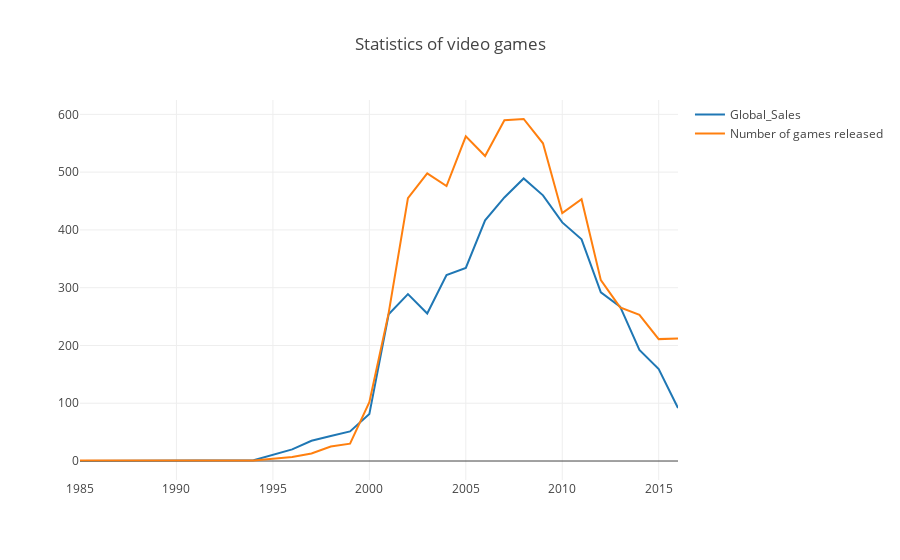

Here is the notebook cell this chart was saved with:
### Code cell
years_df = df.groupby('Year_of_Release').agg({'Global_Sales': sum, 'Name': len})
years_df.columns = ['Global_Sales', 'Number_of_Games']

trace0 = go.Scatter(
    x=years_df.index,
    y=years_df.Global_Sales,
    name='Global_Sales'
)
trace1 = go.Scatter(
    x=years_df.index,
    y=years_df.Number_of_Games,
    name='Number of games released'
)

data=[trace0, trace1]
layout = {'title': 'Statistics of video games'}

fig = go.Figure(data=data, layout=layout)
iplot(fig, show_link=False)

### Figure 1 — Plotly figure (JSON) as saved in the notebook; plotly's stock layout.template omitted (floating-point values rounded to 4 significant figures)
{"data": [{"name": "Global_Sales", "type": "scatter", "x": [1985, 1988, 1992, 1994, 1996, 1997, 1998, 1999, 2000, 2001, 2002, 2003, 2004, 2005, 2006, 2007, 2008, 2009, 2010, 2011, 2012, 2013, 2014, 2015, 2016], "y": [0.03, 0.03, 0.03, 1.27, 20.1, 35.01, 43.18, 51.17, 81.24, 253.9, 288.8, 255.4, 321.8, 334.3, 416.7, 456.2, 489.1, 459.8, 413.0, 383.7, 291.9, 267.2, 192.4, 159.2, 91.56]}, {"name": "Number of games released", "type": "scatter", "x": [1985, 1988, 1992, 1994, 1996, 1997, 1998, 1999, 2000, 2001, 2002, 2003, 2004, 2005, 2006, 2007, 2008, 2009, 2010, 2011, 2012, 2013, 2014, 2015, 2016], "y": [1, 1, 1, 1, 7, 13, 25, 30, 102, 256, 455, 498, 476, 562, 528, 590, 592, 550, 429, 453, 313, 266, 253, 211, 212]}], "layout": {"title": "Statistics of video games"}}
